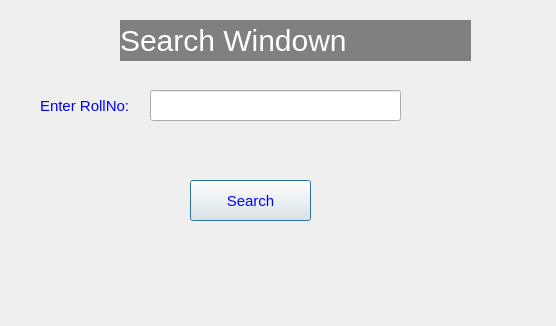
<?xml version="1.0" encoding="UTF-8"?>
<ui version="4.0">
 <class>findBox</class>
 <widget class="QDialog" name="findBox">
  <property name="geometry">
   <rect>
    <x>0</x>
    <y>0</y>
    <width>556</width>
    <height>326</height>
   </rect>
  </property>
  <property name="windowTitle">
   <string>Dialog</string>
  </property>
  <widget class="QLabel" name="label">
   <property name="geometry">
    <rect>
     <x>120</x>
     <y>20</y>
     <width>351</width>
     <height>41</height>
    </rect>
   </property>
   <property name="styleSheet">
    <string notr="true">QLabel{
background: light gray;
font-size: 30px;
color: white;
}</string>
   </property>
   <property name="text">
    <string>Search Windown</string>
   </property>
  </widget>
  <widget class="QLabel" name="label_2">
   <property name="geometry">
    <rect>
     <x>40</x>
     <y>90</y>
     <width>161</width>
     <height>31</height>
    </rect>
   </property>
   <property name="styleSheet">
    <string notr="true">QLabel{
font-size: 15px;
color: blue;
}</string>
   </property>
   <property name="text">
    <string>Enter RollNo: </string>
   </property>
  </widget>
  <widget class="QPushButton" name="pushButton">
   <property name="geometry">
    <rect>
     <x>190</x>
     <y>180</y>
     <width>121</width>
     <height>41</height>
    </rect>
   </property>
   <property name="styleSheet">
    <string notr="true">QPushButton{
color: blue;
font-size: 15px;
}</string>
   </property>
   <property name="text">
    <string>Search</string>
   </property>
  </widget>
  <widget class="QLineEdit" name="lineEdit">
   <property name="geometry">
    <rect>
     <x>150</x>
     <y>90</y>
     <width>251</width>
     <height>31</height>
    </rect>
   </property>
   <property name="styleSheet">
    <string notr="true">QLineEdit{
font-size: 15px;
}</string>
   </property>
  </widget>
 </widget>
 <resources/>
 <connections/>
</ui>
